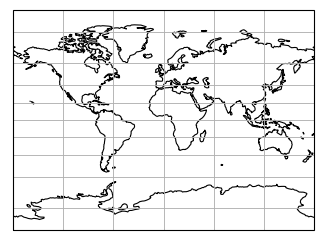

Here is the Python script that generated this plot:
import matplotlib.pyplot as plt
import cartopy.crs as ccrs

plt.figure(figsize=(4.0915, 3))
ax = plt.axes(projection=ccrs.Miller())
ax.coastlines(resolution='110m')
ax.gridlines()
